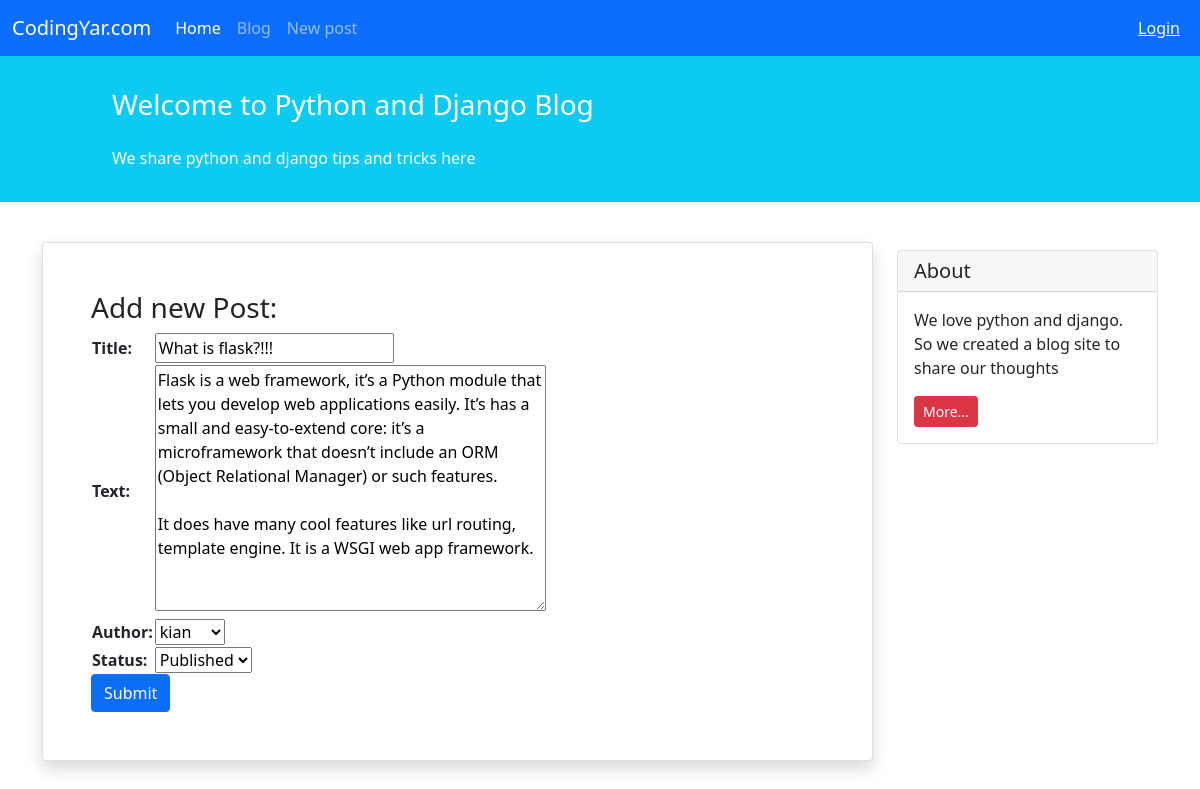
Page /blog/5/update/ on the committed database.
### blog/models.py (models this page shows, shortened)
class Post(models.Model):
    STATUS_CHOICES = (
        ('pub', 'Published'),
        ('drf', 'Draft'),
    )
    title = models.CharField(max_length=100)
    text = models.TextField()
    author = models.ForeignKey('auth.User',on_delete=models.CASCADE)
    datetime_created = models.DateTimeField(auto_now_add=True)
    datetime_modified = models.DateTimeField(auto_now=True)
    status = models.CharField(choices=STATUS_CHOICES,max_length=100)

### blog/views.py (the view)
# urls.py: path('<int:pk>/update/',views.post_update_view, name='post_update'),
def post_update_view(request, pk):
    post = get_object_or_404(Post, pk=pk)
    form = NewPostForm(request.POST or None, instance=post)
    if form.is_valid():
        form.save()
        return redirect('posts_list')
    return render( request, 'blog/add_post.html', context={'form': form} )

### blog/form.py
class NewPostForm(ModelForm):
    class Meta:
        model = Post
        fields = ['title', 'text', 'author', 'status']

### blog/templates/blog/add_post.html (shortened to what this page needs)
{% extends '_base.html' %}
{% block contect %}
<div class="container mt-4">
    <div class="row">
        <div class="col-9">
            <div class="card shadow my-3 p-5">
                <h3>Add new Post:</h3>
                <form method="POST">
                    <table>
                        {{ form.as_table }}
                    </table>
                    <button type="submit" class="btn btn-primary" >Submit</button>
                </form>
            </div>
        </div>
        <div class="col-3">
                <div class="card my-4">
                    <h5 class="card-header">About</h5>
                    <div class="card-body">
                        <p class="card-text">We love python and django. So we created a blog site to share our
                            thoughts</p>
                        <a href="#"
                           class="btn btn-sm btn-danger">
                            More...
                        </a>
                    </div>
                </div>
        </div>
    </div>
</div>
{% endblock contect %}

### rows in the picture
Post: title "What is flask?!!!", text "Flask is a web framework, it’s a Python module that lets you develop web applications easily. It’s has a small and easy-to-extend core: it’s a microframework that doesn’t include an ORM (Object Relational Manager) or such features. It does have many cool features like url routing, template engine. It is a WSGI web app framework.", author "kian", status "Published"
